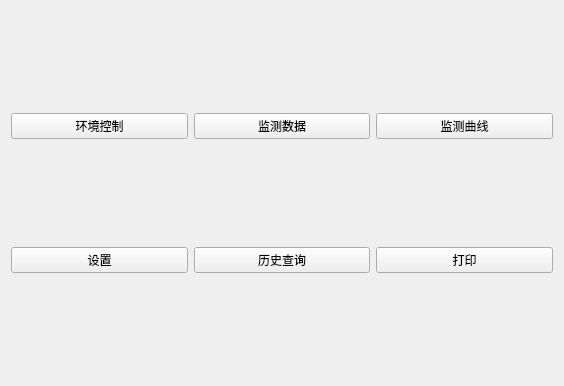
<?xml version="1.0" encoding="UTF-8"?>
<ui version="4.0">
 <class>Frame</class>
 <widget class="QFrame" name="Frame">
  <property name="geometry">
   <rect>
    <x>0</x>
    <y>0</y>
    <width>564</width>
    <height>386</height>
   </rect>
  </property>
  <property name="windowTitle">
   <string>Frame</string>
  </property>
  <layout class="QHBoxLayout" name="horizontalLayout">
   <item>
    <layout class="QGridLayout" name="gridLayout">
     <item row="1" column="1">
      <widget class="QPushButton" name="pushButton_5">
       <property name="text">
        <string>历史查询</string>
       </property>
      </widget>
     </item>
     <item row="1" column="2">
      <widget class="QPushButton" name="pushButton_6">
       <property name="text">
        <string>打印</string>
       </property>
      </widget>
     </item>
     <item row="1" column="0">
      <widget class="QPushButton" name="pushButton_4">
       <property name="text">
        <string>设置</string>
       </property>
      </widget>
     </item>
     <item row="0" column="1">
      <widget class="QPushButton" name="pushButton_2">
       <property name="text">
        <string>监测数据</string>
       </property>
      </widget>
     </item>
     <item row="0" column="2">
      <widget class="QPushButton" name="pushButton_3">
       <property name="text">
        <string>监测曲线</string>
       </property>
      </widget>
     </item>
     <item row="0" column="0">
      <widget class="QPushButton" name="pushButton">
       <property name="text">
        <string>环境控制</string>
       </property>
      </widget>
     </item>
    </layout>
   </item>
  </layout>
 </widget>
 <resources/>
 <connections/>
</ui>
